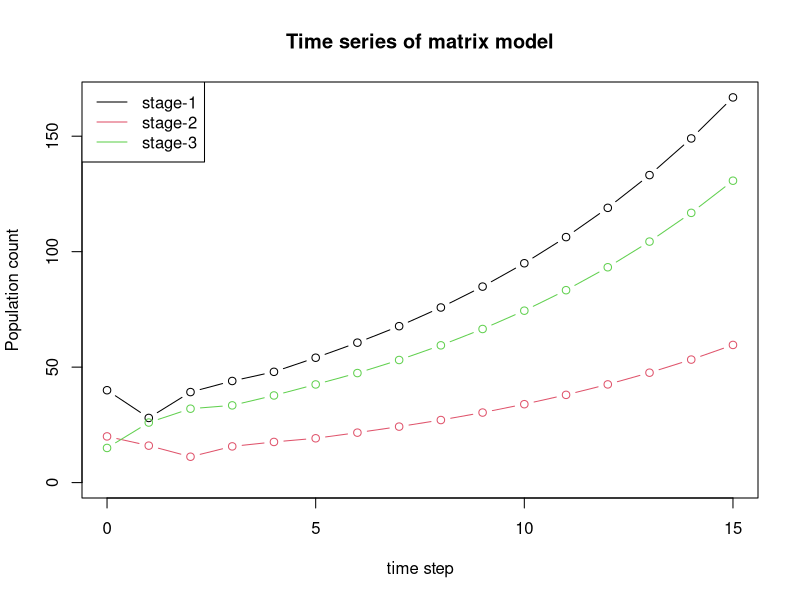
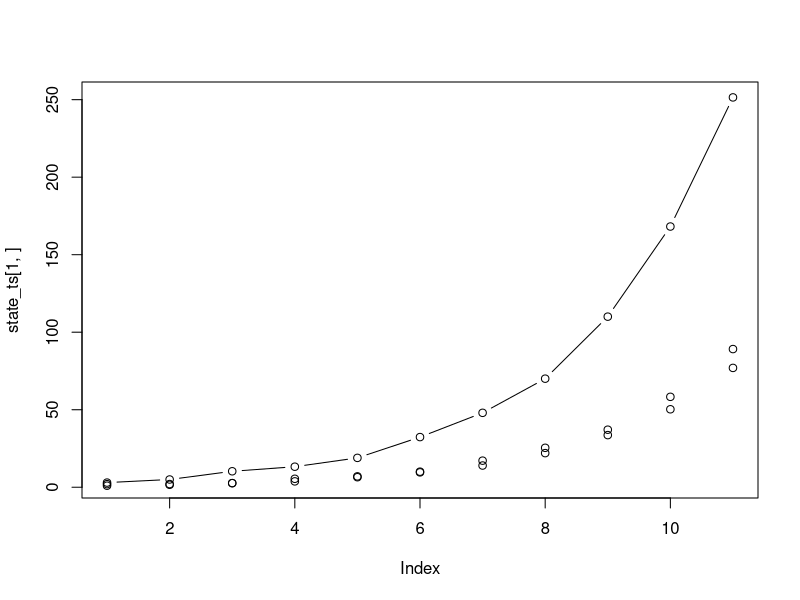

R code for these plots, in order:

######################
##
##  Lecture on Matrix Population Models - Accompanying R Script
##
#####################3


## This script contains the R code needed to reproduce the example from the lecture.



## 1.) Define objects according to the example from the lecture (slide 21)

# Transition matrix: 

trans_mat <- matrix(c(  0,  .5, 1.2,
					   .4,   0,   0,
					    0,  .7, .8),
					nrow = 3, byrow = T)

# Example state x_t:

state_xt <- c(40, 20, 15)


## 2.) Let one time step pass (slide 27)

# Multiply transition matrix with the current state to get the state of next time step:
# (Note that we need a special operator to perform matrix multiplication)

(state_xtplus1 <- trans_mat %*% state_xt)


## 3.) Create a time series (slide 29)

# Let our example state from above be the initial state x0:
state_ts <- as.matrix(state_xt)

# And do repeated matrix multiplication with the transition matrix:
nr_years <- 15
for(t in 1:nr_years){
	state_ts <- cbind(state_ts, trans_mat %*% state_ts[,t])
}

# Now plot:
nr_stages <- dim(trans_mat)[1]
{
	plot(0:nr_years, state_ts[1,], type = "b", col = 1, 
		 xlab = "time step",
		 ylab = "Population count", ylim = c(0, max(state_ts)),
		 main = "Time series of matrix model")
	for(s in 2:nr_stages){
		lines(0:nr_years, state_ts[s,], type = "b", col = s)
	}
	legend("topleft", 
		   legend = paste0("stage-",1:nr_stages),
		   col = 1:nr_stages, lty = 1)
}


## 4.) Eigen analysis of transition matrix

# Use the built-in R function for Eigen analysis:
trans_mat_Eigen <- eigen(trans_mat)

# The resulting object contains the eigenvectors and their corresponding eigenvalues.
# In this step we will use the eigenvalues only and look at the eigenvectors in the next step:

(trans_mat_EValues <- trans_mat_Eigen$values)

# Determine the asymptotic growth rate (leading eigenvalue):
(growth_rate <- Re(trans_mat_EValues[1]))


## 5.) Stable age/stage distribution

# Get first eigenvector
stable_dist <- trans_mat_Eigen$vectors[,1]

# Get rid of imaginary part
stable_dist <- Re(stable_dist)

# Normalise
(stable_dist <- stable_dist/sum(stable_dist))


## 6.) Sensitivity & Elasticity

# There is an R package for the analysis of transition matrices in R: 
# 'popbio: Construction and Analysis of Matrix Population Models'

# We will calculate sensitivity and elasticity by hand:

# Get the leading left eigenvector as the eigenvector of the transposed transition matrix:
lev <- t(eigen(t(trans_mat))$vectors[,1])

# Calculate sensitivity as the outer product of the transposed conjugate left eigenvector 
# and the right eigenvector (both corresponding to the dominant eigenvalue), normalised
# by their inner product:
sensity <- (t(Re(lev)) %*% stable_dist) / as.numeric(Re(lev) %*% stable_dist)

# Then, the elasticity is the inverse asymptotic growth rate times the matrix product
# of sensitivity and transition matrix:
(elasty <- (trans_mat/ growth_rate) * sensity )



#--------------------------------------------------------------------------------


## Exercise
#------------------

# The Lynx example:


## 1.) Define transition matrix and initial state

(trans_mat <- matrix(c(0, 0.53, 0, 0, 0, 0.63, 5, 0, 0.8), 
					 nrow = 3, byrow = F))

state_xt <- c( 3, 2, 1 )


## Do steps 2.) to 5.) yourself, using the code above!
trans_mat %*% state_xt

state_ts <- as.matrix(state_xt)

# And do repeated matrix multiplication with the transition matrix:
nr_years <- 10

for(t in 1:nr_years){
  state_ts <- cbind(state_ts, trans_mat %*% state_ts[,t])
}

plot(state_ts[1,], type='b')
points(state_ts[2,])
points(state_ts[3,])


# Use the built-in R function for Eigen analysis:
trans_mat_Eigen <- eigen(trans_mat)

# The resulting object contains the eigenvectors and their corresponding eigenvalues.
# In this step we will use the eigenvalues only and look at the eigenvectors in the next step:

(trans_mat_EValues <- trans_mat_Eigen$values)

# Determine the asymptotic growth rate (leading eigenvalue):
(growth_rate <- Re(trans_mat_EValues[1]))


## 5.) Stable age/stage distribution

# Get first eigenvector
stable_dist <- trans_mat_Eigen$vectors[,1]

# Get rid of imaginary part
stable_dist <- Re(stable_dist)

# Normalise
(stable_dist <- stable_dist/sum(stable_dist))

# Get the leading left eigenvector as the eigenvector of the transposed transition matrix:
lev <- t(eigen(t(trans_mat))$vectors[,1])

# Calculate sensitivity as the outer product of the transposed conjugate left eigenvector 
# and the right eigenvector (both corresponding to the dominant eigenvalue), normalised
# by their inner product:
sensity <- (t(Re(lev)) %*% stable_dist) / as.numeric(Re(lev) %*% stable_dist)

# Then, the elasticity is the inverse asymptotic growth rate times the matrix product
# of sensitivity and transition matrix:
(elasty <- (trans_mat/ growth_rate) * sensity )
